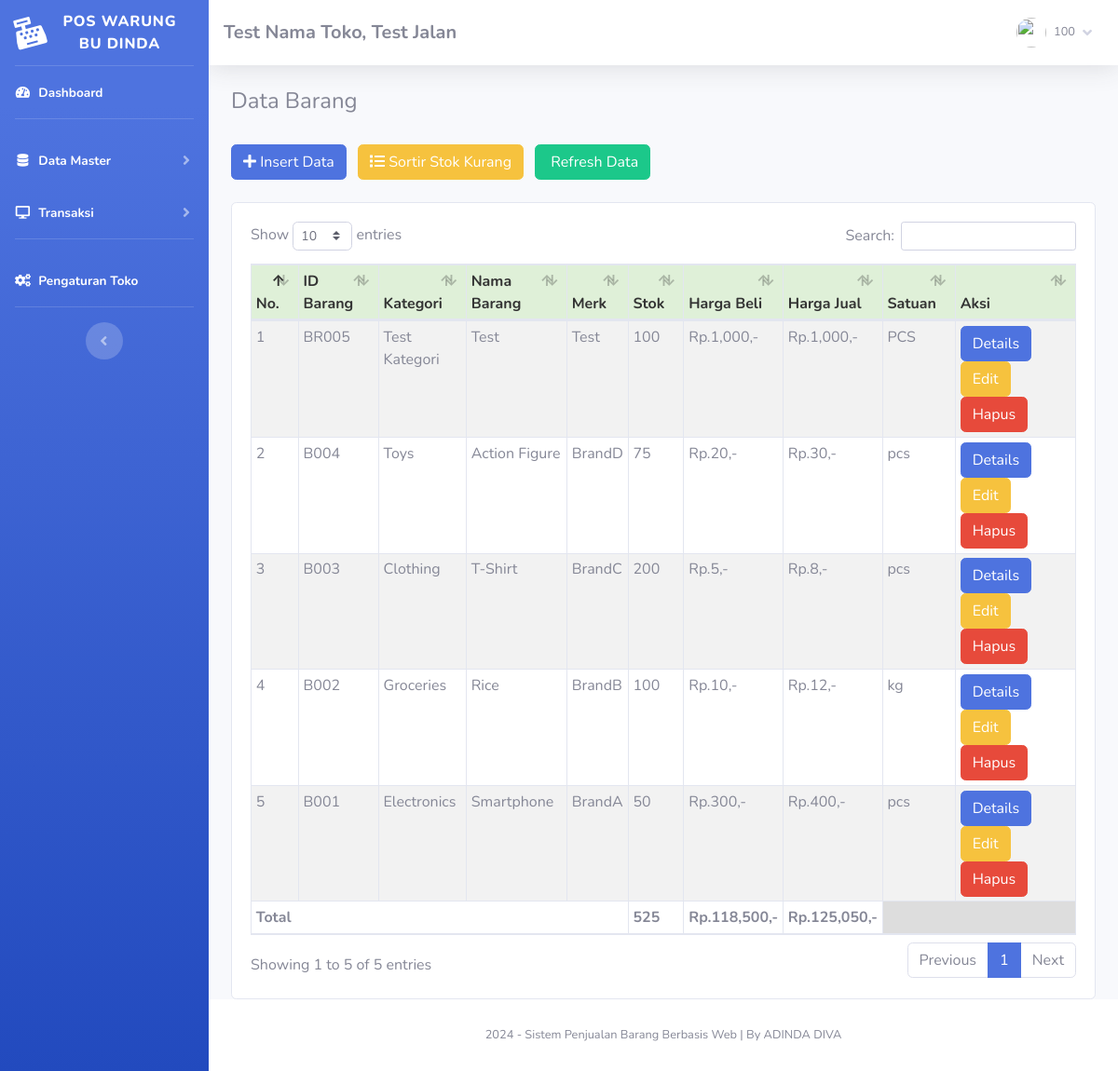
/index.php?page=barang (signed in), run on the app's committed database.
### tables this page shows
CREATE TABLE `toko` (
  `id_toko` int(11) NOT NULL,
  `nama_toko` varchar(255) NOT NULL,
  `alamat_toko` text NOT NULL,
  `tlp` varchar(255) NOT NULL,
  `nama_pemilik` varchar(255) NOT NULL
);

CREATE TABLE `member` (
  `id_member` int(11) NOT NULL,
  `nm_member` varchar(255) NOT NULL,
  `alamat_member` text NOT NULL,
  `telepon` varchar(255) NOT NULL,
  `email` varchar(255) NOT NULL,
  `gambar` text NOT NULL,
  `NIK` text NOT NULL
);

CREATE TABLE `barang` (
  `id` int(11) NOT NULL,
  `id_barang` varchar(255) NOT NULL,
  `id_kategori` int(11) NOT NULL,
  `nama_barang` varchar(255) NOT NULL,
  `merk` varchar(255) NOT NULL,
  `harga_beli` decimal(10,2) NOT NULL,
  `harga_jual` decimal(10,2) NOT NULL,
  `satuan_barang` varchar(255) NOT NULL,
  `stok` int(11) NOT NULL,
  `tgl_input` date NOT NULL,
  `tgl_update` date DEFAULT NULL
);

CREATE TABLE `kategori` (
  `id_kategori` int(11) NOT NULL,
  `nama_kategori` varchar(255) NOT NULL,
  `tgl_input` varchar(255) NOT NULL
);

### fungsi/view/view.php (called while the page is built, shortened)
<?php
class view
{
    protected $db;
    public function __construct($db)
    {
        $this->db = $db;
    }
    public function member_edit($id)
    {
        $sql = "select member.*, login.*
                from member inner join login on member.id_member = login.id_member
                where member.id_member= ?";
        $row = $this-> db -> prepare($sql);
        $row -> execute(array($id));
        $hasil = $row -> fetch();
        return $hasil;
    }
    public function toko()
    {
        $sql = "select*from toko where id_toko='1'";
        $row = $this-> db -> prepare($sql);
        $row -> execute();
        $hasil = $row -> fetch();
        return $hasil;
    }
    public function barang()
    {
        $sql = "select barang.*, kategori.id_kategori, kategori.nama_kategori
                from barang inner join kategori on barang.id_kategori = kategori.id_kategori
                ORDER BY id DESC";
        $row = $this-> db -> prepare($sql);
        $row -> execute();
        $hasil = $row -> fetchAll();
        return $hasil;
    }
}

### admin/modul/barang/index.php (the view, shortened to what this page needs)
<h4>Data Barang</h4>
<br />
<button type="button" class="btn btn-primary btn-md mr-2" data-toggle="modal" data-target="#myModal">
    <i class="fa fa-plus"></i> Insert Data</button>
<a href="index.php?page=barang&stok=yes" class="btn btn-warning btn-md mr-2">
    <i class="fa fa-list"></i> Sortir Stok Kurang</a>
<a href="index.php?page=barang" class="btn btn-success btn-md">
    <i class="fa fa-refresh"></i> Refresh Data</a>
<br />
<div class="card card-body">
    <div class="table-responsive">
        <table class="table table-bordered table-striped table-sm" id="example1">
            <thead>
                <tr style="background:#DFF0D8;color:#333;">
                    <th>No.</th>
                    <th>ID Barang</th>
                    <th>Kategori</th>
                    <th>Nama Barang</th>
                    <th>Merk</th>
                    <th>Stok</th>
                    <th>Harga Beli</th>
                    <th>Harga Jual</th>
                    <th>Satuan</th>
                    <th>Aksi</th>
                </tr>
            </thead>
            <tbody>
                <?php
                    $totalBeli = 0;
                    $totalJual = 0;
                    $totalStok = 0;
                    $stokCheck = isset($_GET['stok']) ? $_GET['stok'] : null;
                    if($stokCheck == 'yes')
                    {
                        $hasil = $lihat -> barang_stok();
                    }else{
                        $hasil = $lihat -> barang();
                    }
                    $no=1;
                    foreach($hasil as $isi) {
                ?>
                <tr>
                    <td><?php echo $no;?></td>
                    <td><?php echo $isi['id_barang'];?></td>
                    <td><?php echo $isi['nama_kategori'];?></td>
                    <td><?php echo $isi['nama_barang'];?></td>
                    <td><?php echo $isi['merk'];?></td>
                    <td>
                        <?php if($isi['stok'] == '0'){?>
                        <button class="btn btn-danger"> Habis</button>
                        <?php }else{?>
                        <?php echo $isi['stok'];?>
                        <?php }?>
                    </td>
                    <td>Rp.<?php echo number_format($isi['harga_beli']);?>,-</td>
                    <td>Rp.<?php echo number_format($isi['harga_jual']);?>,-</td>
                    <td> <?php echo $isi['satuan_barang'];?></td>
                    <td>
                        <?php if($isi['stok'] <=  '3'){?>
                        <form method="POST" action="fungsi/edit/edit.php?stok=edit">
                            <input type="text" name="restok" class="form-control">
                            <input type="hidden" name="id" value="<?php echo $isi['id_barang'];?>" class="form-control">
                            <button class="btn btn-primary btn-sm">
                                Restok
                            </button>
                            <a href="fungsi/hapus/hapus.php?barang=hapus&id=<?php echo $isi['id_barang'];?>"
                                onclick="javascript:return confirm('Hapus Data barang ?');">
                                <button class="btn btn-danger btn-sm">Hapus</button></a>
                        </form>
                        <?php }else{?>
                        <a href="index.php?page=barang/details&barang=<?php echo $isi['id_barang'];?>"><button
                                class="btn btn-primary btn-xs">Details</button></a>
                        <a href="index.php?page=barang/edit&barang=<?php echo $isi['id_barang'];?>"><button
                                class="btn btn-warning btn-xs">Edit</button></a>
                        <a href="fungsi/hapus/hapus.php?barang=hapus&id=<?php echo $isi['id_barang'];?>"
                            onclick="javascript:return confirm('Hapus Data barang ?');"><button
                                class="btn btn-danger btn-xs">Hapus</button></a>
                        <?php }?>
                </tr>
                <?php
                    $no++;
                    $totalBeli += $isi['harga_beli'] * $isi['stok'];
                    $totalJual += $isi['harga_jual'] * $isi['stok'];
                    $totalStok += $isi['stok'];
                }
                ?>
            </tbody>
            <tfoot>
                <tr>
                    <th colspan="5">Total </th>
                    <th><?php echo $totalStok;?></th>
                    <th>Rp.<?php echo number_format($totalBeli);?>,-</th>
                    <th>Rp.<?php echo number_format($totalJual);?>,-</th>
                    <th colspan="2" style="background:#ddd"></th>
                </tr>
            </tfoot>
        </table>
    </div>
</div>

### index.php (shortened to what this page needs)
<?php
	if(!empty($_SESSION['admin'])){
		require 'config.php';
		include 'fungsi/view/view.php';
		$lihat = new view($config);
		$toko = $lihat -> toko();
			include 'admin/template/header.php';
			include 'admin/template/sidebar.php';
				if(!empty($_GET['page'])){
					include 'admin/modul/'.$_GET['page'].'/index.php';
				}else{
					include 'admin/template/home.php';
				}
			include 'admin/template/footer.php';
	}else{
		echo '<script>window.location="login.php";</script>';
		exit;
	}
?>

### admin/template/sidebar.php (shortened to what this page needs)
<?php
    $id = $_SESSION['admin']['id_member'];
    $hasil_profil = $lihat -> member_edit($id);
?>
<ul class="navbar-nav bg-gradient-primary sidebar sidebar-dark accordion" id="accordionSidebar">
    <a class="sidebar-brand d-flex align-items-center justify-content-center" href="index.php">
        <div class="sidebar-brand-icon rotate-n-15">
            <i class="fas fa-cash-register"></i>
        </div>
        <div class="sidebar-brand-text mx-3">POS Warung Bu Dinda <sup></sup></div>
    </a>
    <hr class="sidebar-divider my-0">
    <li class="nav-item active">
        <a class="nav-link" href="index.php">
            <i class="fas fa-fw fa-tachometer-alt"></i>
            <span>Dashboard</span></a>
    </li>
    <hr class="sidebar-divider">
    <li class="nav-item active">
        <a class="nav-link collapsed" href="#" data-toggle="collapse" data-target="#collapseTwo" aria-expanded="true"
            aria-controls="collapseTwo">
            <i class="fas fa-fw fa-database"></i>
            <span>Data Master</span>
        </a>
    </li>
    <li class="nav-item active">
        <a class="nav-link collapsed" href="#" data-toggle="collapse" data-target="#collapse3" aria-expanded="true"
            aria-controls="collapse3">
            <i class="fas fa-fw fa-desktop"></i>
            <span>Transaksi</span>
        </a>
    </li>
    <hr class="sidebar-divider">
    <li class="nav-item active">
        <a class="nav-link" href="index.php?page=pengaturan">
            <i class="fas fa-fw fa-cogs"></i>
            <span>Pengaturan Toko</span></a>
    </li>
    <hr class="sidebar-divider d-none d-md-block">
    <div class="text-center d-none d-md-inline">
        <button class="rounded-circle border-0" id="sidebarToggle"></button>
    </div>
</ul>
<div id="content-wrapper" class="d-flex flex-column">
    <div id="content">
        <nav class="navbar navbar-expand navbar-light bg-white topbar mb-4 static-top shadow">
            <h5 class="d-lg-block d-none mt-2"><b><?php echo $toko['nama_toko'];?>, <?php echo $toko['alamat_toko'];?></b></h5>
            <ul class="navbar-nav ml-auto">
                <li class="nav-item dropdown no-arrow">
                    <a class="nav-link dropdown-toggle" href="#" id="userDropdown" role="button" data-toggle="dropdown"
                        aria-haspopup="true" aria-expanded="false">
                        <img class="img-profile rounded-circle"
                            src="assets/img/user/<?php echo $hasil_profil['gambar'];?>">
                        <span
                            class="mr-2 d-none d-lg-inline text-gray-600 small ml-2"><?php echo $hasil_profil['nm_member'];?></span>
                        <i class="fas fa-angle-down"></i>
                    </a>
                </li>
            </ul>
        </nav>
        <div class="container-fluid">

### admin/template/footer.php (shortened to what this page needs)
</div>
</div>
<footer class="sticky-footer bg-white">
    <div class="container my-auto">
        <div class="copyright text-center my-auto">
            <span>
                <?php echo date('Y');?> - Sistem Penjualan Barang Berbasis Web | By ADINDA DIVA
        </div>
    </div>
</footer>
</div>
</div>
</body>
</html>

### data on the page
toko: nama_toko "Test Nama Toko", alamat_toko "Test Jalan"
barang: id_barang "BR005", id_kategori.nama_kategori "Test Kategori", nama_barang "Test", merk "Test", stok "100", harga_beli "1,000", harga_jual "1,000", satuan_barang "PCS"
barang: id_barang "B004", id_kategori.nama_kategori "Toys", nama_barang "Action Figure", merk "BrandD", stok "75", harga_beli "20", harga_jual "30", satuan_barang "pcs"
barang: id_barang "B003", id_kategori.nama_kategori "Clothing", nama_barang "T-Shirt", merk "BrandC", stok "200", harga_beli "5", harga_jual "8", satuan_barang "pcs"
barang: id_barang "B002", id_kategori.nama_kategori "Groceries", nama_barang "Rice", merk "BrandB", stok "100", harga_beli "10", harga_jual "12", satuan_barang "kg"
barang: id_barang "B001", id_kategori.nama_kategori "Electronics", nama_barang "Smartphone", merk "BrandA", stok "50", harga_beli "300", harga_jual "400", satuan_barang "pcs"

### other printed values
$hasil_profil['nm_member'] "100"
$totalStok "525"
$totalBeli "118,500"
$totalJual "125,050"
